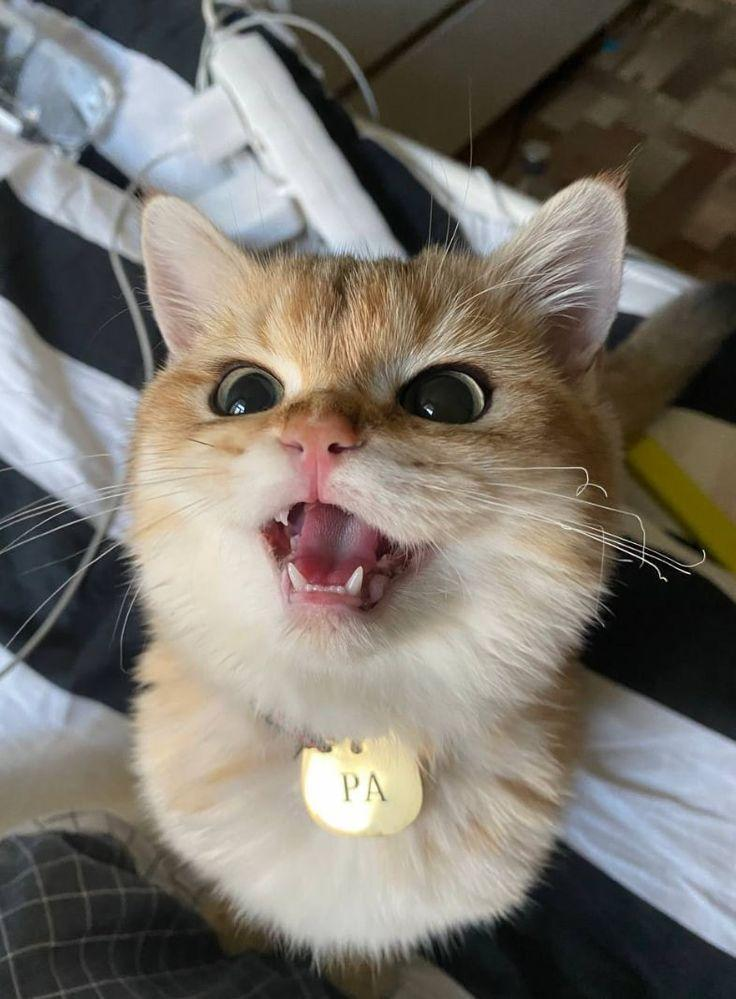
#> input picture lab8/kotyonok_ra.jpg, 736 x 999 px
$ python 1.py
#> lines starting #> are read from the running program, lines starting #| are printed output that depends on the picture
from PIL import Image


image = Image.open("kotyonok_ra.jpg")
#> image is the input picture: PIL image 736x999 RGB; mean R, G, B 121.7, 116, 107.8


cropped_image = image.crop((100, 100, 500, 500))
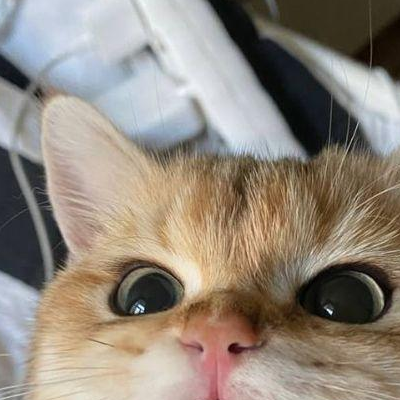
#> cropped_image: PIL image 400x400 RGB; mean R, G, B 146, 135.8, 124.3


cropped_image.save("cut_kotyonok_ra.jpg")
